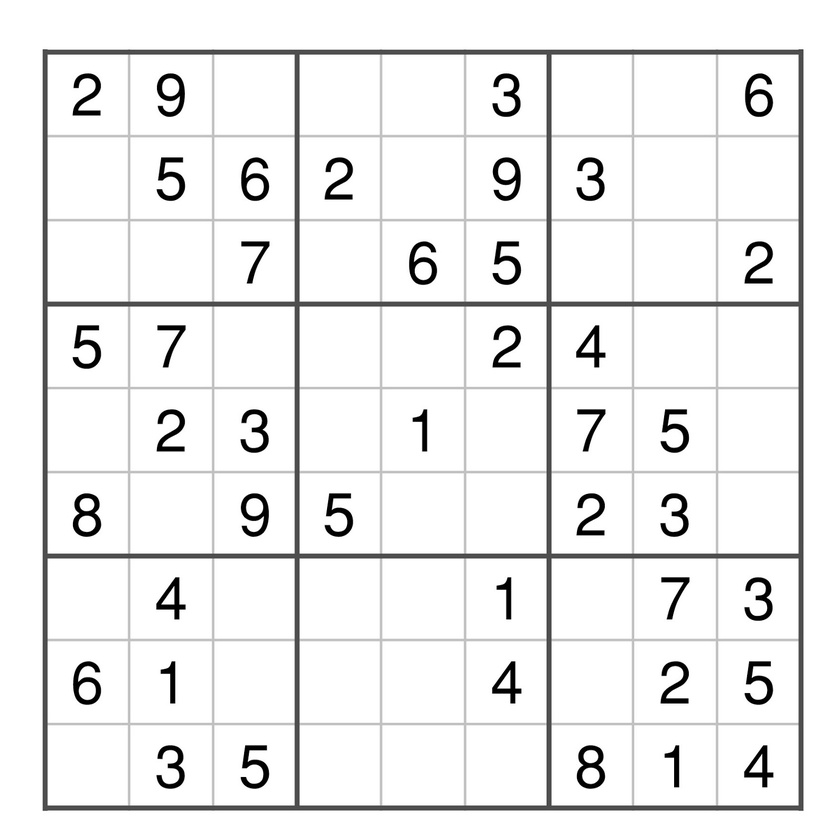
#> input picture Photos/sudokidoki.jpg, 840 x 840 px, shrunk from 1600 x 1600 before the run
$ python gradient.py
#> lines starting #> are read from the running program, lines starting #| are printed output that depends on the picture
import cv2 as cv
from numpy import ones, uint8


def main() -> None:
    img = cv.imread("Photos/sudokidoki.jpg", 0)
#> img is the input picture: shape (840, 840); min 0, max 255, mean 238.4

    sobIMG = cv.Sobel(img, cv.CV_16S, dx=0, dy=1, ksize=5)
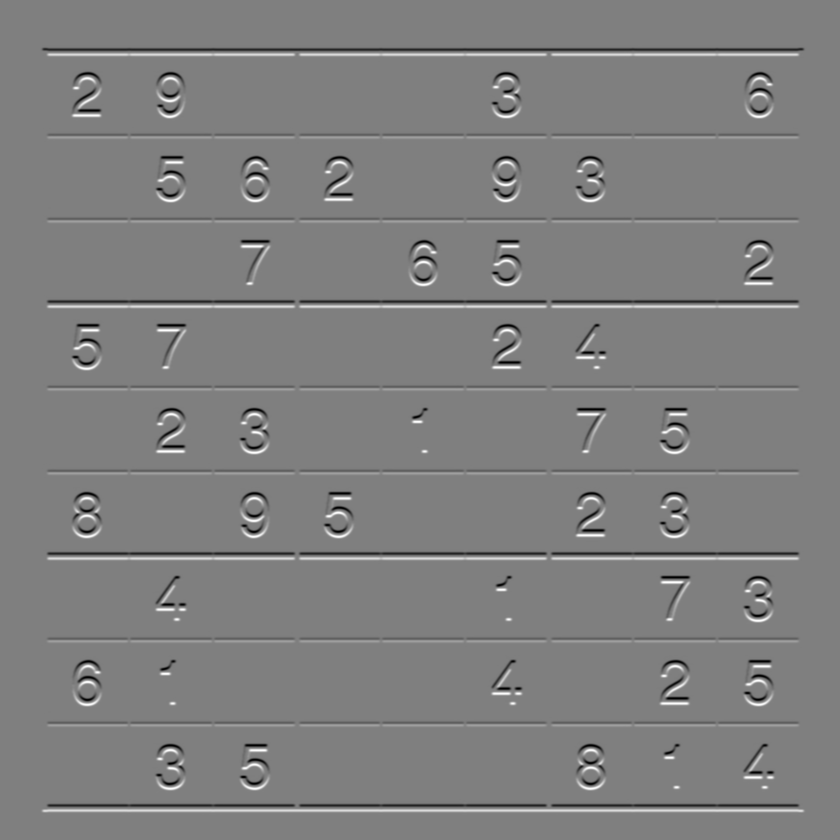
#> sobIMG: shape (840, 840) int16; min -12176, max 12208, mean 0; drawn with min black and max white
    lapIMG = cv.Laplacian(img, cv.CV_16S, ksize=5)
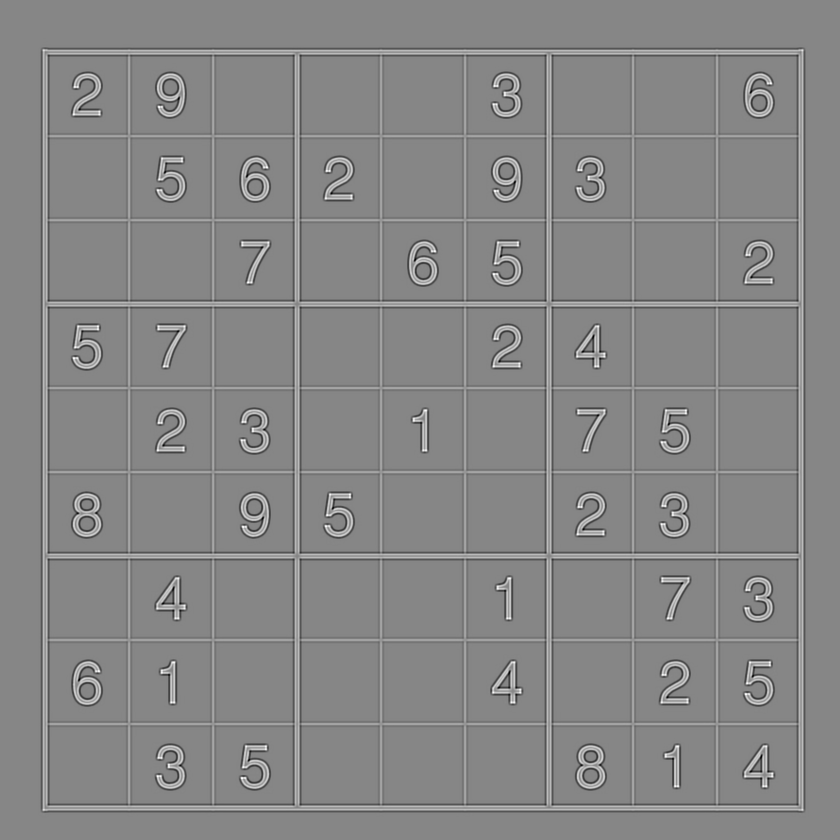
#> lapIMG: shape (840, 840) int16; min -8142, max 7334, mean 0; drawn with min black and max white

    cv.imshow("DIO", img)
    cv.waitKey(0)

    cv.imshow("DIO", sobIMG)
    cv.waitKey(0)

    cv.imshow("DIO", lapIMG)
    cv.waitKey(0)


if __name__ == "__main__":
    main()
